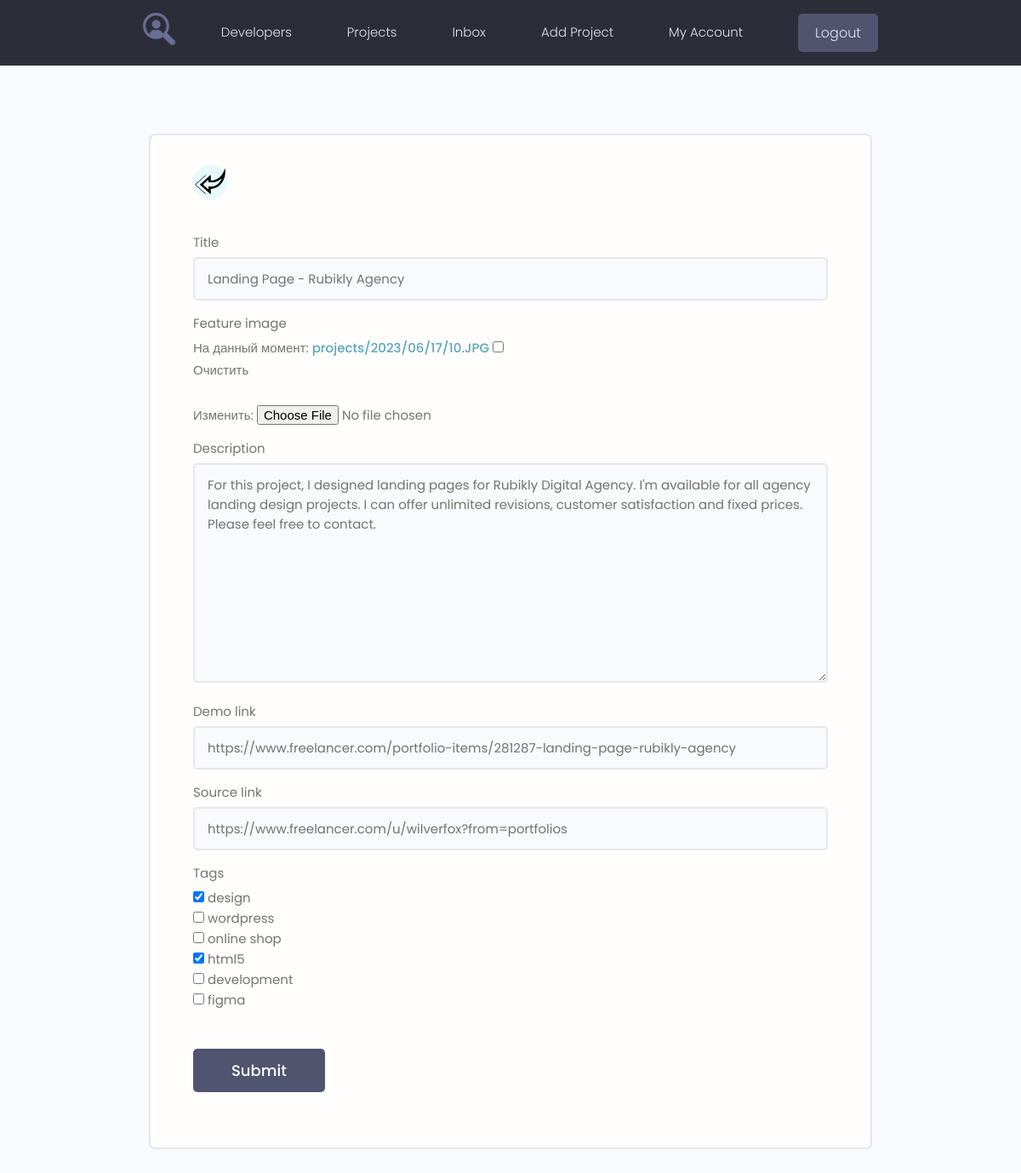
Page /projects/update-project/10/ (signed in) on the committed database.
### projects/models.py (models this page shows, shortened)
class Project(models.Model):
    owner = models.ForeignKey(Profile, on_delete=models.SET_NULL, blank=True, null=True)
    title = models.CharField(max_length=200)
    description = models.TextField(blank=True, null=True)
    feature_image = models.ImageField(blank=True, null=True, upload_to='projects/%Y/%m/%d', default='default.jpg')
    demo_link = models.CharField(max_length=200, blank=True, null=True)
    source_link = models.CharField(max_length=200, blank=True, null=True)
    tags = models.ManyToManyField('Tag', blank=True)
    vote_total = models.IntegerField(default=0)
    vote_ratio = models.IntegerField(default=0)
    created = models.DateTimeField(auto_now_add=True)
    class Meta:
        ordering = [
            '-vote_ratio',
            'vote_total',
            'title',
        ]

### projects/views.py (the view)
# urls.py: path('update-project/<str:pk>/', update_project, name='update-project'),
@login_required(login_url='login')
def update_project(request, pk):
    profile = request.user.profile
    project = profile.project_set.get(id=pk)
    form = ProjectForm(instance=project)
    if request.method == 'POST':
        form = ProjectForm(request.POST, request.FILES, instance=project)
        if form.is_valid():
            form.save()
            return redirect('account')
    context = {
        'form': form
    }
    return render(request, 'projects/form-template.html', context=context)

### projects/forms.py
class ProjectForm(ModelForm):
    class Meta:
        model = Project
        fields = [
            'title',
            'feature_image',
            'description',
            'demo_link',
            'source_link',
            'tags'
        ]
        widgets = {
            'tags': forms.CheckboxSelectMultiple()
        }
    def __init__(self, *args, **kwargs):
        super().__init__(*args, **kwargs)
        for name, field in self.fields.items():
            field.widget.attrs.update({
                'class': 'input'
            })

### projects/models.py (called while the page is built)
    def __str__(self):
        return self.name

### projects/templates/projects/form-template.html (shortened to what this page needs)
{% extends 'projects/base.html' %}
{% load static %}
{% block content %}
    <main class="formPage my-xl">
        <div class="content-box">
            <div class="formWrapper">
                <a class="backButton" href="{% url 'account' %}"><img src="{% static 'images/left.png' %}" alt="left"></a>
                <br>
                <form class="form" method="POST" enctype="multipart/form-data">
                    {% for field in form %}
                        <div class="form__field">
                        <label for="formInput#text">{{ field.label }}</label>
                        {{ field }}
                        </div>
                    {% endfor %}
                    <input class="btn btn--sub btn--lg  my-md" type="submit" value="Submit" />
                </form>
            </div>
        </div>
    </main>
{% endblock %}

### projects/static/styles/app.css (style rules this page uses)
:root { --color-sub: #2d2d39; }
.btn--sub { background-color: var(--color-sub-light); }
img { width: 100%; }
.content-box { width: 95%; max-width: 85rem; margin: 0 auto; }
.backButton { background: var(--color-main-light); color: var(--color-main); width: 4rem; height: 4rem; display: flex; align-items: center; justify-content: center; border-radius: 50%; }
.formPage .formWrapper { list-style: none; background: var(--color-white); padding: 3.5rem 5rem; border: 2px solid var(--color-light); border-radius: 0.7rem; }

### projects/static/uikit/styles/modules/_variables.css (style rules this page uses)
:root { --color-main: #5aa5b9; --color-main-light: #e6faff; --color-sub: #3f4156; --color-sub-light: #51546e; --color-sub-lighter: #ededfd; --color-text: #737373; --color-gray: #8b8b8b; --color-light: #e5e7eb; --color-light-gray: #767676; --color-bg: #f8fafd; --color-white: #fffefd; --color-white-light: #f3f3f3; --color-success: #359e64; --color-success-bg: #def8e8; --color-error: #fc4b0b; --color-error-bg: #fff2ee; --font-base: 'Poppins', arial, helvetica, 'Segoe UI', roboto, ubuntu, sans-serif; --font-monospace: 'Fira Code', 'Courier New', courier, monospace; --font-regular: 300; --font-medium: 500; --font-bold: 700; --generic-shadow: 1px 1px 5px #00000010; --generic-transition: all 0.3s ease-in-out; }

### projects/static/uikit/styles/modules/_base.css (style rules this page uses)
* { margin: 0; padding: 0; box-sizing: border-box; text-rendering: optimizeLegibility; color: inherit; font-size: inherit; }
html { font-size: 50%; }
@media only screen and (min-width: 480px) { html { font-size: 56.25%; } }
@media only screen and (min-width: 1200px) { html { font-size: 62.5%; } }
body { line-height: 1.6; font-weight: 400; font-size: 1.5rem; color: var(--color-text); background-color: var(--color-bg); min-height: 100vh; }

### projects/static/uikit/styles/modules/_typography.css (style rules this page uses)
* { font-family: var(--font-base); }
a { padding-bottom: 2px; text-decoration: none; display: inline-block; color: var(--color-main); font-weight: var(--font-medium); }

### projects/static/uikit/styles/modules/_utilities.css (style rules this page uses)
.my-md { margin: 3rem auto; }
.my-xl { margin: 8rem auto; }

### projects/static/uikit/styles/modules/_button.css (style rules this page uses)
.btn { display: inline-block; position: relative; cursor: pointer; background-color: var(--color-light); font-weight: var(--font-medium); color: var(--color-sub); text-decoration: none; padding: 1rem 2rem; border-radius: 0.5rem; border: none; width: -webkit-fit-content; width: -moz-fit-content; width: fit-content; height: -webkit-fit-content; height: -moz-fit-content; height: fit-content; font-size: 1.6rem; outline-width: 0; outline-color: transparent; -webkit-backface-visibility: hidden; backface-visibility: hidden; transition: all 0.3s ease-in-out; }
.btn--sub { background-color: var(--color-sub); color: var(--color-white); }
.btn--lg { font-size: 1.8rem; padding: 1.2rem 4.5rem; }

### projects/static/uikit/styles/modules/_form.css (style rules this page uses)
.form { display: block; }
.form__field { margin-top: 1.5rem; margin-bottom: 1.5rem; }
.form__label, .form__field > label { display: block; margin-bottom: 0.5rem; color: var(--color-text); }
input.input[type='text'], input.input[type='email'], input.input[type='password'], input.input[type='number'], textarea.input { min-width: 24rem; width: 100%; padding: 1.2rem 1.5rem; border-radius: 0.5rem; border: 2px solid var(--color-light); transition: all 0.3s ease-in-out; background-color: var(--color-bg); }

### rows in the picture
Project: form "Landing Page - Rubikly Agency" "For this project, I designed landing pages for Rubikly Digital Agency. I'm available for all agency landing design projects. I can offer unlimited revisions, customer satisfaction and fixed prices. Please feel free to contact." "https://www.freelancer.com/portfolio-items/281287-landing-page-rubikly-agency" "https://www.freelancer.com/u/wilverfox?from=portfolios"

### other values in the picture
{{ field.label }} "Title" "Feature image" "Description" "Demo link" "Source link" "Tags"
